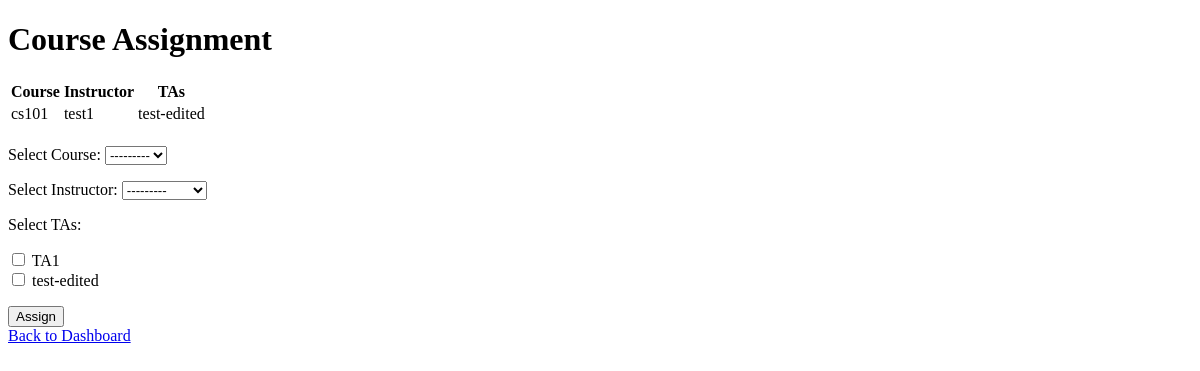
The app's page /course-assignment/, older data.
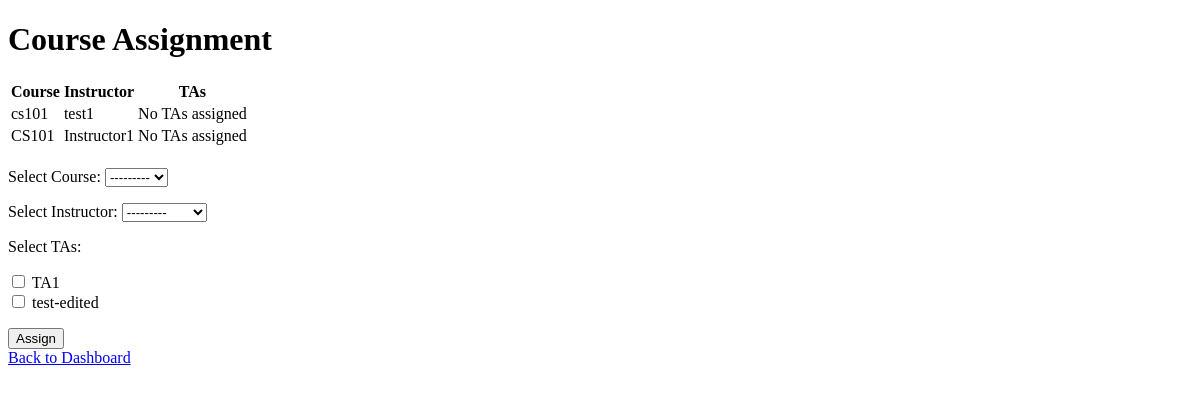
The same page, newer data.
### TASchedulerApp/models.py (models this page shows, shortened)
class MyCourse(models.Model):
    name = models.CharField(max_length=100)
    instructor = models.ForeignKey(
        MyUser,
        on_delete=models.CASCADE,
        limit_choices_to={'role': 'Instructor'},
        related_name='courses',
        null=True,
        blank=True
    )
    tas = models.ManyToManyField(
        MyUser,
        limit_choices_to={'role': 'TA'},
        related_name='ta_courses',
        blank=True
    )
    room = models.CharField(max_length=10)
    time = models.CharField(max_length=100)
    def __str__(self):
        return self.name

class MyUser(AbstractBaseUser):
    ROLE_CHOICES = [
        ('Administrator', 'Administrator'),
        ('Instructor', 'Instructor'),
        ('TA', 'TA'),
    ]
    role = models.CharField(max_length=20, choices=ROLE_CHOICES, default='TA')
    email = models.EmailField(unique=True)
    name = models.CharField(max_length=50, unique=True)
    contactInfo = models.CharField(max_length=50, default='')
    home_address = models.TextField(default='')
    phone_number = models.CharField(max_length=15, default='')
    is_staff = models.BooleanField(default=False)
    is_active = models.BooleanField(default=True)
    is_superuser = models.BooleanField(default=False)
    objects = MyUserManager()
    EMAIL_FIELD = 'email'
    USERNAME_FIELD = 'name'
    REQUIRED_FIELDS = ['email']
    def __str__(self):
        return self.name

### TASchedulerApp/views.py (the view)
# urls.py: path('course-assignment/', course_assignment, name='course_assignment'),
def course_assignment(request):
    courses = MyCourse.objects.prefetch_related('tas').select_related('instructor')
    instructors = MyUser.objects.filter(role='Instructor')
    tas = MyUser.objects.filter(role='TA')
    if request.method == 'POST':
        form = CourseAssignmentForm(request.POST)
        if form.is_valid():
            course = form.cleaned_data['course']
            instructor = form.cleaned_data['instructor']
            tas = form.cleaned_data['tas']
            course.instructor = instructor
            course.tas.set(tas)
            course.save()
            messages.success(request, 'Course assignment updated successfully!')
            return redirect('course_assignment')
    else:
        form = CourseAssignmentForm()
    return render(
        request,
        'admin/course_assignment.html',
        {
            'form': form,
            'courses': courses,
            'instructors': instructors,
            'tas': tas,
        }
    )

### TASchedulerApp/forms.py
class CourseAssignmentForm(forms.Form):
    course = forms.ModelChoiceField(
        queryset=MyCourse.objects.all(),
        label="Select Course"
    )
    instructor = forms.ModelChoiceField(
        queryset=MyUser.objects.filter(role='Instructor'),
        label="Select Instructor",
        required=False
    )
    tas = forms.ModelMultipleChoiceField(
        queryset=MyUser.objects.filter(role='TA'),
        label="Select TAs",
        required=False,
        widget=forms.CheckboxSelectMultiple
    )

### templates/admin/course_assignment.html (shortened to what this page needs)
<!DOCTYPE html>
<html lang="en">
<head>
</head>
<body>
    <div class="container">
        <h1>Course Assignment</h1>
        <table>
            <thead>
                <tr>
                    <th>Course</th>
                    <th>Instructor</th>
                    <th>TAs</th>
                </tr>
            </thead>
            <tbody>
                {% for course in courses %}
                <tr>
                    <td>{{ course.name }}</td>
                    <td>
                        {% if course.instructor %}
                            {{ course.instructor.name }}
                        {% else %}
                            Unassigned
                        {% endif %}
                    </td>
                    <td>
                        {% if course.tas.all %}
                            {% for ta in course.tas.all %}
                                {{ ta.name }}{% if not forloop.last %}, {% endif %}
                            {% endfor %}
                        {% else %}
                            No TAs assigned
                        {% endif %}
                    </td>
                </tr>
                {% empty %}
                <tr>
                    <td colspan="3" style="text-align: center; font-style: italic; color: #888;">
                        No courses available.
                    </td>
                </tr>
                {% endfor %}
            </tbody>
        </table>
        <form method="post" style="margin-top: 20px;">
            {{ form.as_p }}
            <button type="submit" class="btn assign">Assign</button>
        </form>
        <a href="{% url 'dashboard' %}" class="btn" style="margin-top: 20px;">Back to Dashboard</a>
    </div>
</body>
</html>

Row changes from the older to the newer data that the page shows:
changed MyCourse "cs101": loses MyUser (name "test-edited"); now shows "No TAs assigned"
added MyCourse: name "CS101", instructor.name "Instructor1", shows "No TAs assigned"
